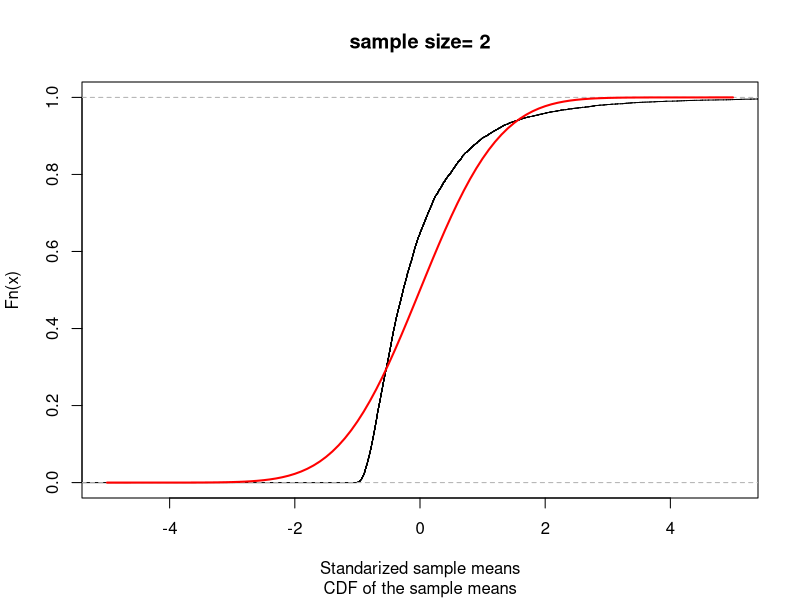
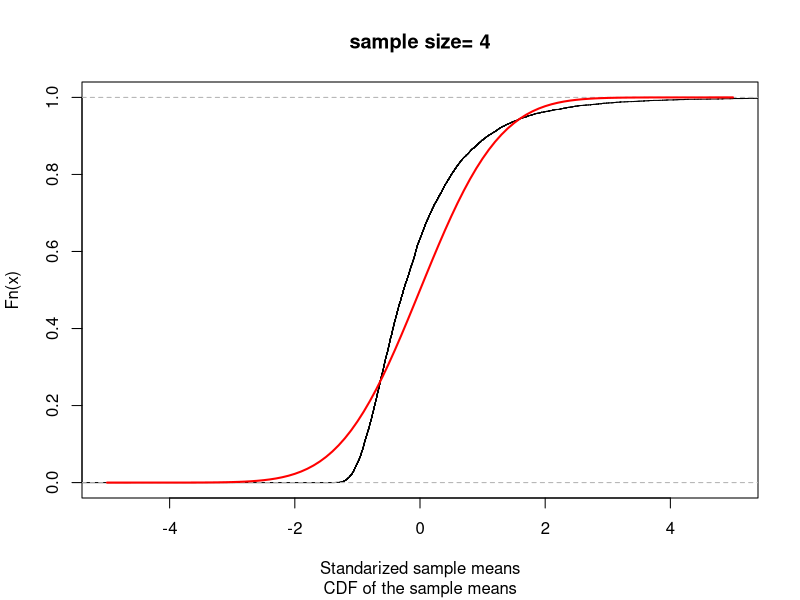
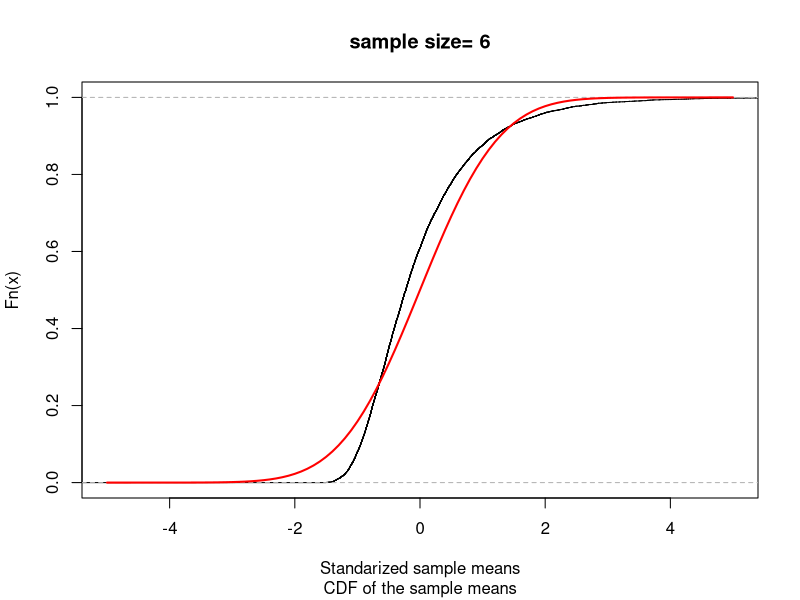
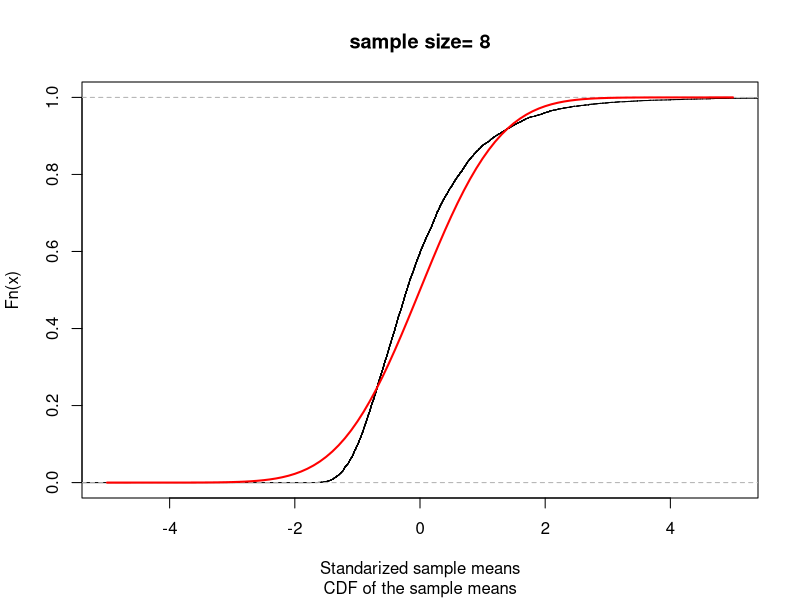
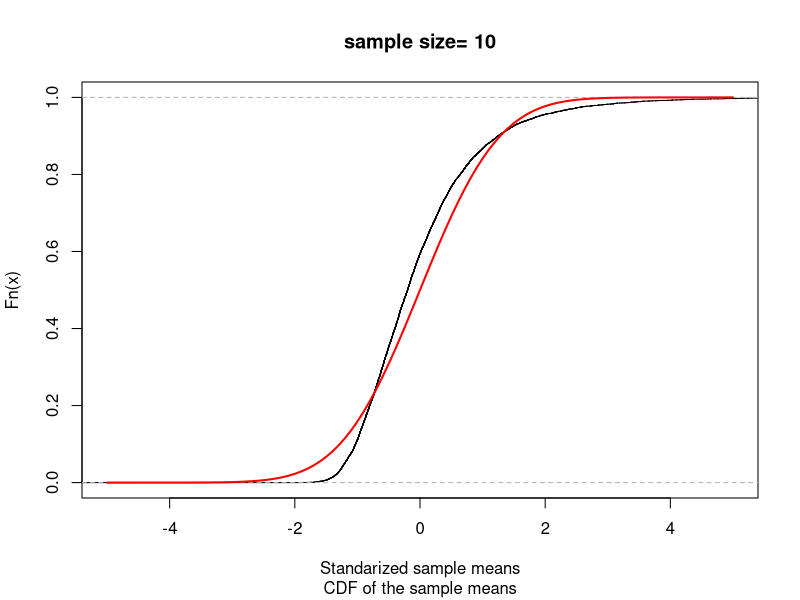
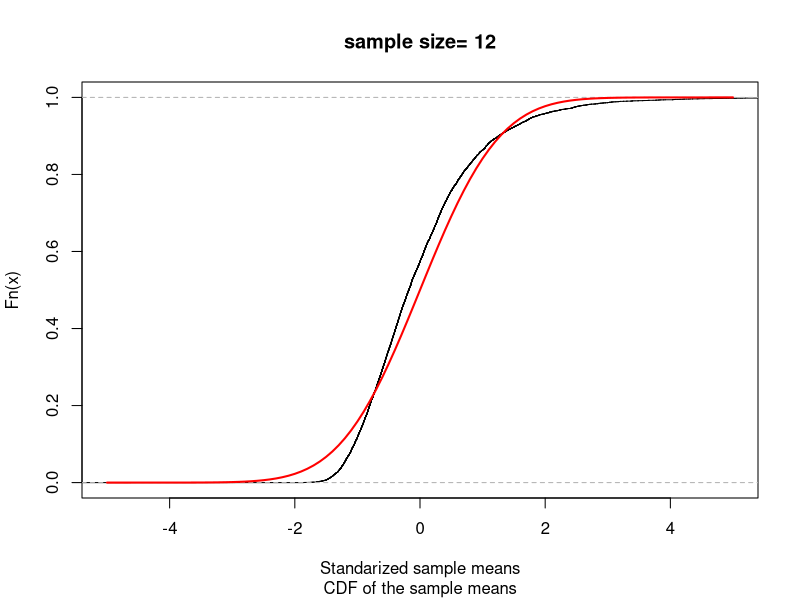
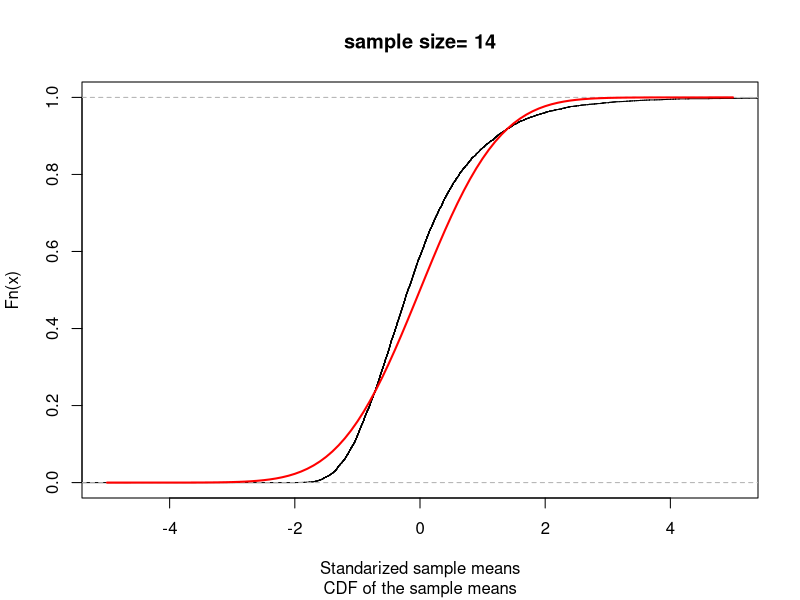
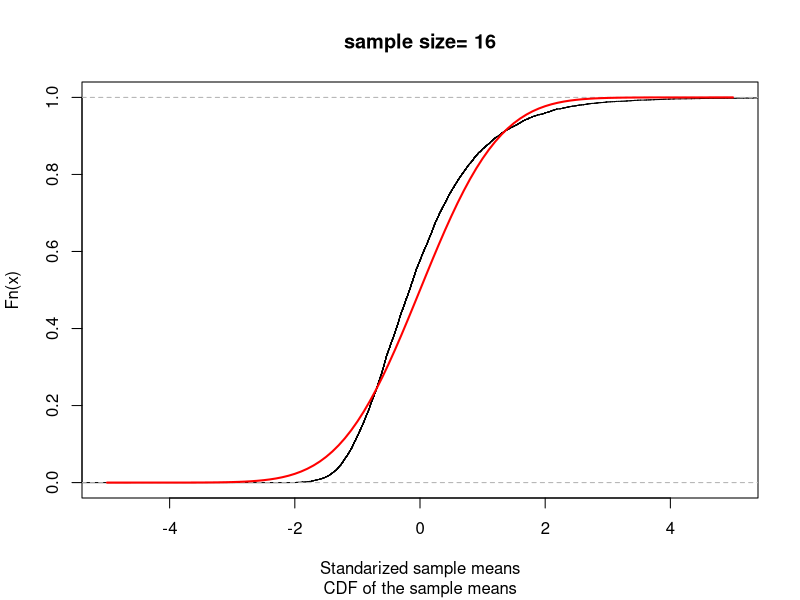

Generate these figures, in order, with R:
# ILLUSTRATE CONVERGENCE IN DISTRIBUTION (CONVERGENCE IN PROBABILITY)
# CLT
# Generating sampling distribution of sample mean (100k obs per sample size)
for(sample.size in seq(2,40,2)){
  z=numeric(10000)
  for(i in 1:10000){
    x=rlnorm(sample.size) 
    z[i]=(mean(x)-exp(0.5))/sqrt((exp(1)-1)*exp(1))*sqrt(sample.size)    
  }
  # Plotting the empirical CDF and the normal CDF
  lnorm_cdf=ecdf(z)
  plot(lnorm_cdf, z,xlim=c(-5,5),ylim=c(0,1 ),xlab="Standarized sample means"
       ,main=paste("sample size=",sample.size),sub="CDF of the sample means")
  par(new=TRUE)
  title(main="")
  curve(pnorm(x), col="red",  from=-5, to=5,xlim=c(-5,5),ylim=c(0,1 ),
        ylab="cumulative probability",lwd = 2 ,add = TRUE)
  Sys.sleep(.5)
}


